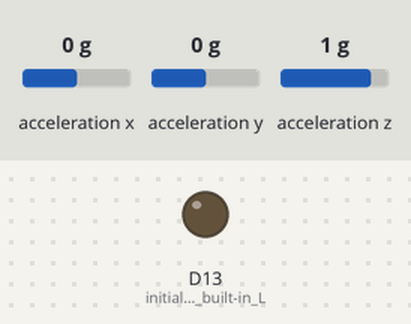
This sketch was run on a simulated Arduino Nano 33 BLE. Parts: output pins drawn as LEDs (lit = HIGH). Inputs (shaded band) come from the test bench; at power-on: acceleration x 0 g, acceleration y 0 g, acceleration z 1 g. Nothing arrives over Bluetooth unless stated; a phone connects over Bluetooth LE 3 s after start; what the sketch prints to the serial monitor is not drawn.

Above: at 0.1 s.
At 3.1 s:
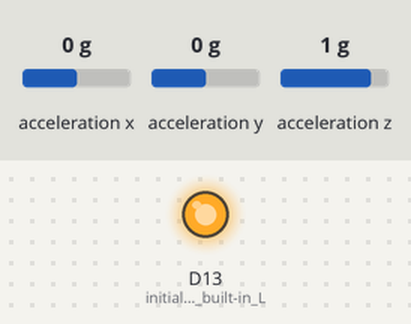
Timing chart, 0 to 4.6 s (numbered marks = the images above):
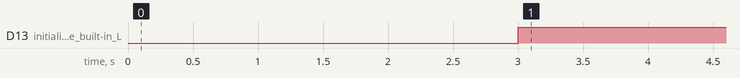

The sketch:

CaptureGestures.ino
```cpp
/*
Capture Data
*/

#include <ArduinoBLE.h>
#include <Arduino_LSM9DS1.h>
#include <string>
#include <iostream>
#include <stdlib.h>

 // BLE Service
BLEService captureDataService("180F");

BLEStringCharacteristic captureDataChar("2A18",  // standard 16-bit characteristic UUID
    BLERead | BLENotify, 512); // remote clients will be able to get notifications if this characteristic changes

const float accelerationThreshold = 1.5; // threshold of significant in G's
const int numSamples = 119;
int samplesRead = numSamples;

void setup() {
  Serial.begin(9600);    // initialize serial communication

  pinMode(LED_BUILTIN, OUTPUT); // initialize the built-in LED pin to indicate when a central is connected

  // begin initialization
  if (!BLE.begin()) {
    Serial.println("starting BLE failed!");
    while (1);
  }

  if (!IMU.begin()) {
    Serial.println("Failed to initialize IMU!");
    while (1);
  }

  /*
     This name will appear in advertising packets
     and can be used by remote devices to identify this BLE device
  */
  BLE.setLocalName("CaptureGestureData");
  BLE.setAdvertisedService(captureDataService); // add the service UUID
  captureDataService.addCharacteristic(captureDataChar); // add the characteristic
  BLE.addService(captureDataService); // Add the service
  captureDataChar.writeValue(""); // set initial value for this characteristic

  // start advertising
  BLE.advertise();

  Serial.println("Bluetooth device active, waiting for connections...");
}

void loop() {
  // wait for a BLE central
  BLEDevice central = BLE.central();

  // if a central is connected to the peripheral:
  if (central) {
    // turn on the LED to indicate the connection:
    digitalWrite(LED_BUILTIN, HIGH);

    // while the central is connected:
    while (central.connected()) {
      updateData();
    }
    // when the central disconnects, turn off the LED:
    digitalWrite(LED_BUILTIN, LOW);
  }
}

void updateData() {

  float aX, aY, aZ, gX, gY, gZ;
  String output;

//   wait for significant motion
  while (samplesRead == numSamples) {
    if (IMU.accelerationAvailable()) {
      // read the acceleration data
      IMU.readAcceleration(aX, aY, aZ);

      // sum up the absolutes
      float aSum = fabs(aX) + fabs(aY) + fabs(aZ);

      // check if it's above the threshold
      if (aSum >= accelerationThreshold) {
        // reset the sample read count
        samplesRead = 0;
        break;
      }
    }
  }

  // check if the all the required samples have been read since
  // the last time the significant motion was detected
  while (samplesRead < numSamples) {
    // check if both new acceleration and gyroscope data is
    // available
    if (IMU.accelerationAvailable() && IMU.gyroscopeAvailable()) {
      // read the acceleration and gyroscope data
      IMU.readAcceleration(aX, aY, aZ);
      IMU.readGyroscope(gX, gY, gZ);

      samplesRead++;

      output = "\"aX\":" + String(aX,3) + ", \"aY\":" + String(aY,3) + ", \"aZ\":" + String(aZ,3) + ", \"gX\":" + String(gX,3) + ", \"gY\":" +String(gY,3) + ", \"gZ\":" + String(gZ,3);
      captureDataChar.writeValue(output);

      if (samplesRead == numSamples) {
        // add an empty line if it's the last sample
        captureDataChar.writeValue(" ");
      }
    }
  }

}
```

Measured:
- by itself, D13 (initialize_the_built-in_L): LOW → HIGH at 3.0 s
